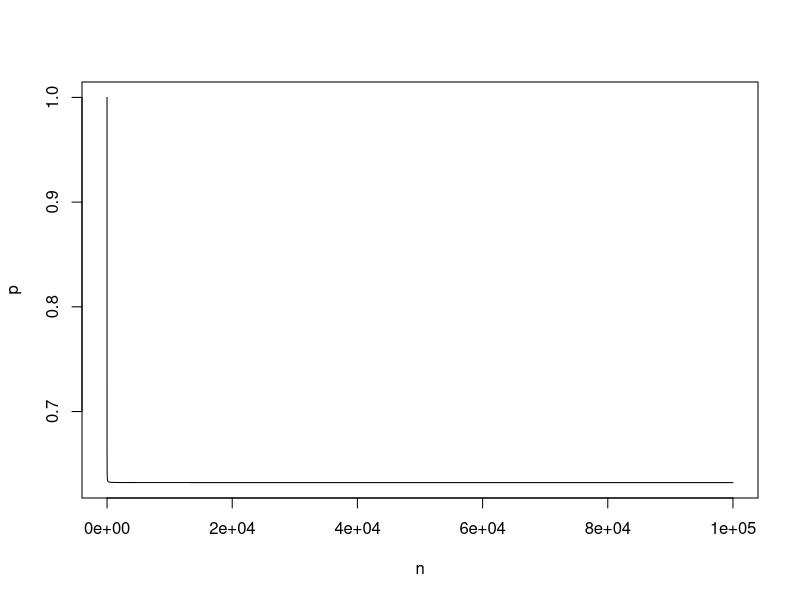

This chart was generated by the following R code:

# 5.4 Exercises

# Conceptual

# 1 See figure Figure_ch05_exer_1.pdf


# 2a
# The probability that the j-th observation is selected as the first bootstrap observation is 1/n.
# So the probability that it is not selected as the first bootstrap observation is 1 - 1/n

# 2b
# 1 - 1/n. Bootstrap observations are drawn with replacement from the original dataset, 
# so they are independent and identically distributed.

# 2c
# The j-th observation not being in the bootstrap sample means that it is not selected as the first bootstrap observation
# AND not selected as the second bootstrap observation AND so on ... AND, finally, not selected as the n-th bootstrap observation.
# These n events are independent and have the same probablity 1 - 1/n. 
# So the probability that all of them happen simultaneously is (1 - 1/n)^n.

# 2d 
1 - (1 - 1/5)^5   # 0.67232

# 2e
1 - (1 - 1/100)^100  # 0.6339677

# 2f 
1 - (1 - 1/10000)^10000   # 0.632139

# 2g
n = 1:100000
p = 1 - (1 - 1/n)^n
plot(n, p, type="l")
# when n increases, p approaches a constant value around 0.632

# 2h
store=rep(NA, 10000)
for(i in 1:10000)
{
  store[i]=sum(sample(1:100, rep=TRUE)==4)>0
}
mean(store)
# The proportion of bootstrap samples that contain 4 is 0.641 which is very close to 0.632



# 3a
# The original dataset of size n is randomly partitioned into 
# k mutually exclusive and collectively exhaustive subsets of roughly the same size
# For each subset, fit the model to all the other k-1 subsets and calculate test MSE or 
# error rate using the subset being considered as a test set.
# Average the test MSE or error rate over k.

# 3b
# Compare to validation set approach the k-fold CV is more computationally expensive
# but it has lower variance in estimating the test MSE or error rate.
# It is also more accurate because it makes better use of the dataset to train the model.

# Compare to LOOCV, k-fold CV is less expensive becuase we need to fit the model only k times
# rather than n times as in LOOCV, althoug for least squares linear or polynomial regression, 
# there is a exact formula for LOOCV MSE.
# k-fold CV use less data for each fit, so it has larger bias than LOOCV. 
# On the other hand, each fit in LOOCV is almost the same, so it produces more variance in 
# the error estimate than k-fold CV does.
# For least squares linear or polynomial regression, there is a exact formula for LOOCV MSE.


# 4
# We can use the bootstrap. 
# First randomly draw a bootstrap sample with replacement from the original training set. 
# We fit the model to the bootstrap training set.
# Then we use the model to predict Y from X.
# If we repeat the process above many times, we will get different values of Y.
# Finally, we can estimate the standard deviation of Y over many bootstrap samples.

